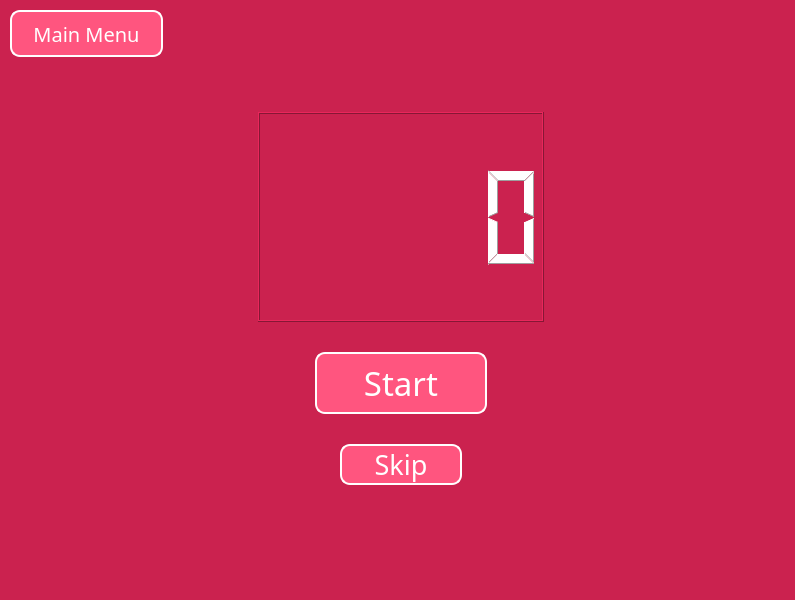
<?xml version="1.0" encoding="UTF-8"?>
<ui version="4.0">
 <class>Widget</class>
 <widget class="QWidget" name="Widget">
  <property name="geometry">
   <rect>
    <x>0</x>
    <y>0</y>
    <width>795</width>
    <height>600</height>
   </rect>
  </property>
  <property name="windowTitle">
   <string>Widget</string>
  </property>
  <property name="styleSheet">
   <string notr="true">background-color: rgb(133, 92, 119);</string>
  </property>
  <widget class="QWidget" name="shortBreakWidget" native="true">
   <property name="geometry">
    <rect>
     <x>0</x>
     <y>0</y>
     <width>800</width>
     <height>600</height>
    </rect>
   </property>
   <property name="styleSheet">
    <string notr="true">background-color: rgb(203, 34, 79);
color:rgb(255, 255, 255);</string>
   </property>
   <widget class="QPushButton" name="goToMainMenuButton">
    <property name="geometry">
     <rect>
      <x>10</x>
      <y>10</y>
      <width>153</width>
      <height>47</height>
     </rect>
    </property>
    <property name="font">
     <font>
      <family>Chalkboard</family>
      <pointsize>15</pointsize>
     </font>
    </property>
    <property name="cursor">
     <cursorShape>PointingHandCursor</cursorShape>
    </property>
    <property name="styleSheet">
     <string notr="true">background-color: rgb(255, 85, 127);
border-style:outset;
border-width:2px;
border-radius:10px;
border-color:white;
padding:6px;
</string>
    </property>
    <property name="text">
     <string>Main Menu</string>
    </property>
   </widget>
   <widget class="QWidget" name="verticalLayoutWidget">
    <property name="geometry">
     <rect>
      <x>246</x>
      <y>100</y>
      <width>309</width>
      <height>397</height>
     </rect>
    </property>
    <layout class="QVBoxLayout" name="verticalLayout" stretch="8,0,3,0,2">
     <property name="spacing">
      <number>10</number>
     </property>
     <property name="leftMargin">
      <number>12</number>
     </property>
     <property name="topMargin">
      <number>12</number>
     </property>
     <property name="rightMargin">
      <number>11</number>
     </property>
     <property name="bottomMargin">
      <number>12</number>
     </property>
     <item>
      <widget class="QLCDNumber" name="timeLabel"/>
     </item>
     <item>
      <spacer name="verticalSpacer">
       <property name="orientation">
        <enum>Qt::Vertical</enum>
       </property>
       <property name="sizeHint" stdset="0">
        <size>
         <width>20</width>
         <height>20</height>
        </size>
       </property>
      </spacer>
     </item>
     <item>
      <layout class="QHBoxLayout" name="horizontalLayout" stretch="1,3,1">
       <item>
        <spacer name="horizontalSpacer_2">
         <property name="orientation">
          <enum>Qt::Horizontal</enum>
         </property>
         <property name="sizeHint" stdset="0">
          <size>
           <width>40</width>
           <height>20</height>
          </size>
         </property>
        </spacer>
       </item>
       <item>
        <widget class="QPushButton" name="startButton">
         <property name="font">
          <font>
           <family>Chalkboard</family>
           <pointsize>25</pointsize>
          </font>
         </property>
         <property name="cursor">
          <cursorShape>PointingHandCursor</cursorShape>
         </property>
         <property name="styleSheet">
          <string notr="true">background-color: rgb(255, 85, 127);
border-style:outset;
border-width:2px;
border-radius:10px;
border-color:white;
padding:6px;
</string>
         </property>
         <property name="text">
          <string>Start</string>
         </property>
        </widget>
       </item>
       <item>
        <spacer name="horizontalSpacer">
         <property name="orientation">
          <enum>Qt::Horizontal</enum>
         </property>
         <property name="sizeHint" stdset="0">
          <size>
           <width>40</width>
           <height>20</height>
          </size>
         </property>
        </spacer>
       </item>
      </layout>
     </item>
     <item>
      <spacer name="verticalSpacer_2">
       <property name="orientation">
        <enum>Qt::Vertical</enum>
       </property>
       <property name="sizeHint" stdset="0">
        <size>
         <width>20</width>
         <height>20</height>
        </size>
       </property>
      </spacer>
     </item>
     <item>
      <layout class="QHBoxLayout" name="horizontalLayout_2" stretch="2,3,2">
       <item>
        <spacer name="horizontalSpacer_3">
         <property name="orientation">
          <enum>Qt::Horizontal</enum>
         </property>
         <property name="sizeHint" stdset="0">
          <size>
           <width>40</width>
           <height>20</height>
          </size>
         </property>
        </spacer>
       </item>
       <item>
        <widget class="QPushButton" name="skipButton">
         <property name="font">
          <font>
           <family>Chalkboard</family>
           <pointsize>20</pointsize>
          </font>
         </property>
         <property name="cursor">
          <cursorShape>PointingHandCursor</cursorShape>
         </property>
         <property name="styleSheet">
          <string notr="true">background-color: rgb(255, 85, 127);
border-style:outset;
border-width:2px;
border-radius:10px;
border-color:white;

</string>
         </property>
         <property name="text">
          <string>Skip</string>
         </property>
        </widget>
       </item>
       <item>
        <spacer name="horizontalSpacer_4">
         <property name="orientation">
          <enum>Qt::Horizontal</enum>
         </property>
         <property name="sizeHint" stdset="0">
          <size>
           <width>40</width>
           <height>20</height>
          </size>
         </property>
        </spacer>
       </item>
      </layout>
     </item>
    </layout>
   </widget>
  </widget>
 </widget>
 <resources/>
 <connections/>
</ui>
